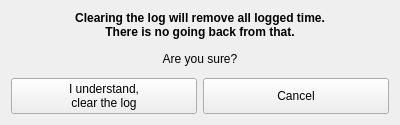
<?xml version="1.0" encoding="UTF-8"?>
<ui version="4.0">
 <class>Form</class>
 <widget class="QWidget" name="Form">
  <property name="geometry">
   <rect>
    <x>0</x>
    <y>0</y>
    <width>400</width>
    <height>125</height>
   </rect>
  </property>
  <property name="windowTitle">
   <string>Are you sure?</string>
  </property>
  <property name="windowIcon">
   <iconset>
    <normaloff>../icons/wl.png</normaloff>../icons/wl.png</iconset>
  </property>
  <layout class="QVBoxLayout" name="verticalLayout">
   <item>
    <widget class="QLabel" name="WarningLabel">
     <property name="font">
      <font>
       <weight>75</weight>
       <bold>true</bold>
      </font>
     </property>
     <property name="text">
      <string>Clearing the log will remove all logged time.
There is no going back from that.</string>
     </property>
     <property name="textFormat">
      <enum>Qt::AutoText</enum>
     </property>
     <property name="alignment">
      <set>Qt::AlignCenter</set>
     </property>
    </widget>
   </item>
   <item>
    <widget class="QLabel" name="label">
     <property name="text">
      <string>Are you sure?</string>
     </property>
     <property name="alignment">
      <set>Qt::AlignCenter</set>
     </property>
    </widget>
   </item>
   <item>
    <layout class="QHBoxLayout" name="horizontalLayout">
     <item>
      <widget class="QPushButton" name="ClearButton">
       <property name="text">
        <string>I understand,
clear the log</string>
       </property>
       <property name="icon">
        <iconset theme="ok">
         <normaloff/>
        </iconset>
       </property>
      </widget>
     </item>
     <item>
      <widget class="QPushButton" name="CancelButton">
       <property name="sizePolicy">
        <sizepolicy hsizetype="Minimum" vsizetype="Minimum">
         <horstretch>0</horstretch>
         <verstretch>0</verstretch>
        </sizepolicy>
       </property>
       <property name="text">
        <string>Cancel</string>
       </property>
       <property name="icon">
        <iconset theme="process-stop">
         <normaloff/>
        </iconset>
       </property>
      </widget>
     </item>
    </layout>
   </item>
  </layout>
 </widget>
 <resources/>
 <connections/>
</ui>
